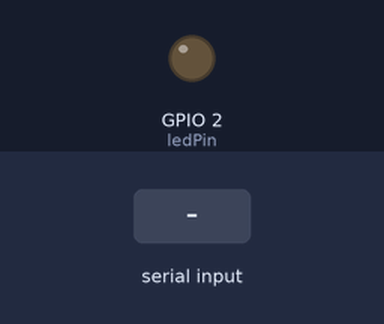
This sketch was run on a simulated ESP32. Shown: output pins drawn as LEDs (lit = HIGH). Inputs (shaded band) come from the test bench. What the sketch prints to the serial monitor is not drawn.

Above: at 1.8 s.
1.9 s: "90,45\n" received over Serial
Timing chart, 0 to 10.6 s (numbered marks = the images above; inputs shaded):
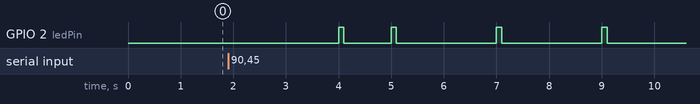

The sketch:

EjercicioTimers_v2.ino
```cpp
#if CONFIG_FREERTOS_UNICORE
 static const BaseType_t app_cpu = 0;
 #else
 static const BaseType_t app_cpu = 1;
 #endif
//Timer con periodo de 1 segundo
 static TimerHandle_t auto_reload = NULL;
//Contador para numeros primos
 static int maxCount = 0;
 static int count = 0;
 static bool newInput = false;
//LED de salida para numeros primos
static const int ledPin = 2;
//Prototipo funcion detectar numero primo
 bool esPrimo(int num);

 void myTimer (TimerHandle_t xTimer){
  if (newInput && (count <= maxCount)) {
    //Conteo desde 0 en incremento hasta numero ingresado cada 1 segundo
    count++;
      Serial.println(count);
      //Verificacion numero primo
      if (esPrimo(count)) {
        digitalWrite(ledPin, HIGH);  // Encender el LED
        vTaskDelay(100 / portTICK_PERIOD_MS);  // Mantener el LED encendido 500 ms
        digitalWrite(ledPin, LOW);   // Apagar el LED
      }

      if (count == maxCount) {
        Serial.println("Conteo finalizado.");
        newInput = false;  // Detener la cuenta hasta recibir un nuevo valor
        count = 0;
        maxCount = 0;
      }
  }
 }

//Lectura por monitor serial
 void readSerialTask(void *parameters) {
  while (1) {
    if (Serial.available() > 0) {
      int input = Serial.parseInt();
      if (input > 0) {
        maxCount = input;
        count = 0;
        newInput = true;
      } else {
      }
    }
    vTaskDelay(500 / portTICK_PERIOD_MS);  // Espera 100 ms entre lecturas
  }
}


bool esPrimo(int num) {
  //Deteccion de numero primo por criterio de raiz cuadrada
  if (num <= 1) return false;
  for (int i = 2; i <= sqrt(num); i++) {
    if (num % i == 0) return false;
  }
  return true;
}

 void setup() {
  pinMode(ledPin, OUTPUT);
  Serial.begin(9600);

  //Creamos Timer auto reload
  auto_reload = xTimerCreate(
          "Timer 01",//Nombre del Timer
           1000/ portTICK_PERIOD_MS,//Periodo en (ticks)
          pdTRUE,//Configuración
          (void *)1,//Timer ID
          myTimer);//Función
    xTimerStart(auto_reload,portMAX_DELAY);

  xTaskCreatePinnedToCore(readSerialTask, "readSerialTask", 2048, NULL, 1, NULL, 1);
 }

 void loop(){}
```

Measured:
- after the input at 1.9 s, GPIO 2 (ledPin): LOW → HIGH after 2.1 s, → LOW 0.10 s later, → HIGH 0.90 s later, → LOW 0.10 s later, … (8 changes in this stretch)
